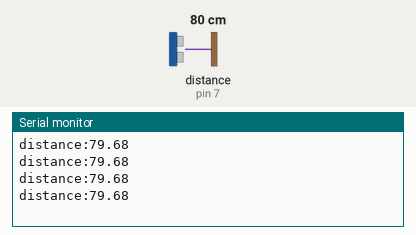
Simulated run of this sketch. Board: Arduino Uno, built with avr-gcc and run on an emulated ATmega328P. Shown: the last lines printed to the serial monitor. Wiring (inferred from the names in the program): ultrasonic range finder: trigger pin 13; echo pin 7. The inputs (shaded band) are chosen by the test bench; at power-on: distance to the obstacle (sensor on pin 7) 80 cm. The echo pulse lasts 58.3 µs per cm.

Above: at 1.2 s.
1.3 s: distance to the obstacle (sensor on pin 7) set to 2 cm
At 1.73 s:
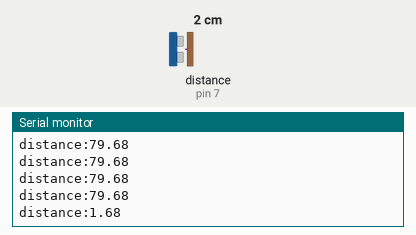
2.8 s: distance to the obstacle (sensor on pin 7) set to 4 cm
At 2.94 s:
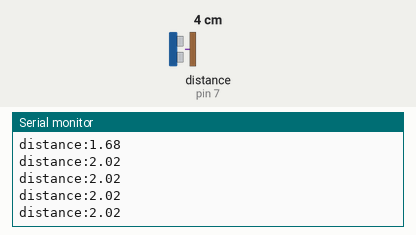
Timing chart, 0 to 5.8 s (numbered marks = the images above; inputs shaded):
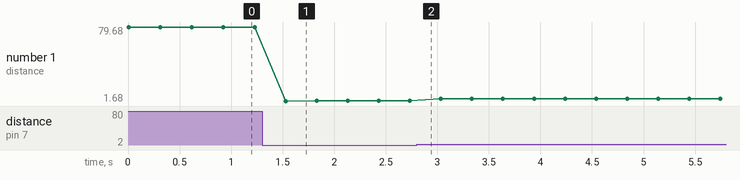

Measured:
- after the input at 1.3 s, the serial monitor: prints a new line after 0.23 s (image 1)
- plotted number 1: 79.68 → 2.02 after the input at 1.3 s, 2.02 → 4.03 after the input at 2.8 s

The sketch:

code.ino
```cpp
/*
This is a simple iot projects using ultrasonic to measure distance.
The ultrasonic used in this project is the HC-SR04.
Ultrasonic works by the trigger sending soundwave which the bounces of an objects and are received by the echo pin.
The distance for the sound wave to bounce of an object and back to the ultrasonic is measured.
N.B Ultrasonic are digital sensors thereby connected to the digital part of the arduino.
*/
const int trigPin = 13;
const int echoPin = 7;
float duration, distance;
void setup() {

  pinMode(trigPin, OUTPUT); //trigger pin is set as an output
  pinMode(echoPin, INPUT); // echo pin is set as an input
  Serial.begin(9600); // to start serial communication

}

void loop() {

  digitalWrite(trigPin, LOW);
  delayMicroseconds(2);
  digitalWrite(trigPin, HIGH);
  delayMicroseconds(10);
  digitalWrite(trigPin, LOW);

  duration = pulseIn(echoPin, HIGH); // to get the time of the wave
  distance = (0.0343 * duration)/ 2; // to get the distance of one journey of the wave

  Serial.print("distance:"); // prints the string "distance at the serial monitor"
  Serial.println(distance); // print the actual value of the distance
  delay(300); // delay 300 millisecond for the next distance value to be printed

}
```
